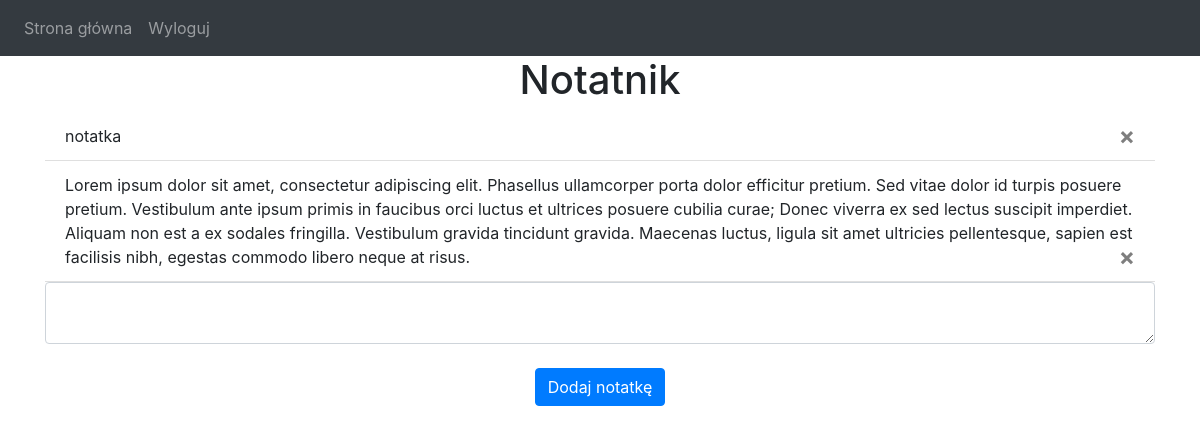
Screenshot of / (signed in) with the database file from the repository.
### website/models.py (models this page shows)
class Note(db.Model):
    id = db.Column(db.Integer, primary_key=True)
    data = db.Column(db.String(10000))
    date = db.Column(db.DateTime(timezone=True), default=func.now())
    user_id = db.Column(db.Integer, db.ForeignKey('user.id'))

### website/views.py (the view, shortened to what this page needs)
@views.route('/', methods=['GET', 'POST'])
@login_required
def home():
    return render_template("home.html", user=current_user)

### website/__init__.py (called while the page is built)
def create_app():
    app = Flask(__name__)
    app.config['SECRET_KEY'] = 'hjshjhdjah kjshkjdhjs'
    app.config['SQLALCHEMY_DATABASE_URI'] = f'sqlite:///{DB_NAME}'
    db.init_app(app)
    from .views import views
    from .auth import auth
    app.register_blueprint(views, url_prefix='/')
    app.register_blueprint(auth, url_prefix='/')
    from .models import User, Note
    create_database(app)
    login_manager = LoginManager()
    login_manager.login_view = 'auth.login'
    login_manager.init_app(app)
    @login_manager.user_loader
    def load_user(id):
        return User.query.get(int(id))
    return app

### website/templates/home.html
{% extends "base.html" %} {% block title %}Home{% endblock %} {% block content
%}
<h1 align="center">Notatnik</h1>
<ul class="list-group list-group-flush" id="notes">
  {% for note in user.notes %}
  <li class="list-group-item">
    {{ note.data }}
    <button type="button" class="close" onClick="deleteNote({{ note.id }})">
      <span aria-hidden="true">&times;</span>
    </button>
  </li>
  {% endfor %}
</ul>
<form method="POST">
  <textarea name="note" id="note" class="form-control"></textarea>
  <br />
  <div align="center">
    <button type="submit" class="btn btn-primary">Dodaj notatkę</button>
  </div>
</form>
{% endblock %}

### website/templates/base.html (shortened to what this page needs)
<!DOCTYPE html>
<html>
  <head>
    <link
      rel="stylesheet"
      href="https://stackpath.bootstrapcdn.com/bootstrap/4.4.1/css/bootstrap.min.css"
    />
    <link
      rel="stylesheet"
      href="https://stackpath.bootstrapcdn.com/font-awesome/4.7.0/css/font-awesome.min.css"
    />
  </head>
  <body>
    <nav class="navbar navbar-expand-lg navbar-dark bg-dark">
      <div class="collapse navbar-collapse" id="navbar">
        <div class="navbar-nav">
          {% if user.is_authenticated %}
          <a class="nav-item nav-link" id="home" href="/">Strona główna</a>
          <a class="nav-item nav-link" id="logout" href="/logout">Wyloguj</a>
          {% else %}
          <a class="nav-item nav-link" id="login" href="/login">Zaloguj</a>
          <a class="nav-item nav-link" id="signUp" href="/sign-up">Zarejestuj się</a>
          {% endif %}
        </div>
      </div>
    </nav>
    <div class="container">{% block content %} {% endblock %}</div>
  </body>
</html>

### rows the page displays
Note: data "notatka"
Note: data "Lorem ipsum dolor sit amet, consectetur adipiscing elit. Phasellus ullamcorper porta dolor efficitur pretium. Sed vitae dolor id turpis posuere pretium. Vestibulum ante ipsum primis in faucibus orci luctus et ultrices posuere cubilia curae; Donec viverra ex sed lectus suscipit imperdiet. Aliquam non est a ex sodales fringilla. Vestibulum gravida tincidunt gravida. Maecenas luctus, ligula sit amet ultricies pellentesque, sapien est facilisis nibh, egestas commodo libero neque at risus."
